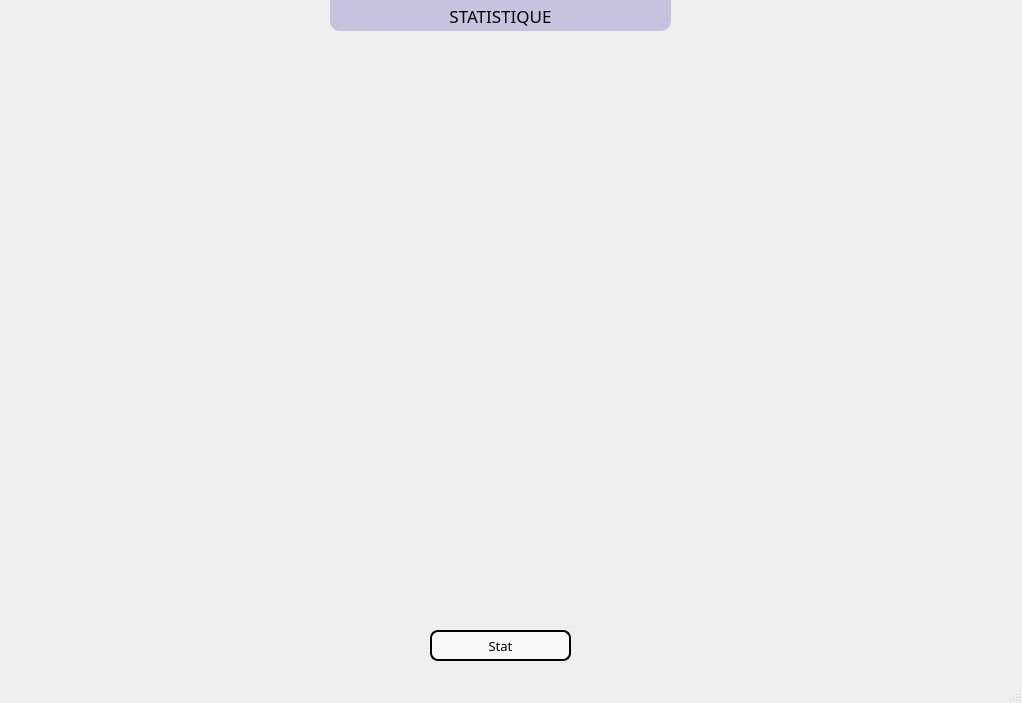
<?xml version="1.0" encoding="UTF-8"?>
<ui version="4.0">
 <class>Statistique</class>
 <widget class="QMainWindow" name="Statistique">
  <property name="geometry">
   <rect>
    <x>0</x>
    <y>0</y>
    <width>1022</width>
    <height>703</height>
   </rect>
  </property>
  <property name="windowTitle">
   <string>MainWindow</string>
  </property>
  <property name="styleSheet">
   <string notr="true"/>
  </property>
  <widget class="QWidget" name="centralwidget">
   <widget class="QLabel" name="label">
    <property name="geometry">
     <rect>
      <x>-10</x>
      <y>-10</y>
      <width>1041</width>
      <height>721</height>
     </rect>
    </property>
    <property name="styleSheet">
     <string notr="true">background-image: url(:/back55.jpg);
background-size: contain;
background-repeat: no-repeat;
background-position: center;</string>
    </property>
    <property name="text">
     <string/>
    </property>
   </widget>
   <widget class="QLabel" name="Res_Label_Titre">
    <property name="geometry">
     <rect>
      <x>330</x>
      <y>0</y>
      <width>341</width>
      <height>31</height>
     </rect>
    </property>
    <property name="font">
     <font>
      <family>LEMON MILK</family>
      <pointsize>13</pointsize>
     </font>
    </property>
    <property name="styleSheet">
     <string notr="true">background-color: rgba(35,10,152,50);
border-bottom-left-radius: 10px;
border-bottom-right-radius: 10px;</string>
    </property>
    <property name="text">
     <string>STATISTIQUE</string>
    </property>
    <property name="alignment">
     <set>Qt::AlignCenter</set>
    </property>
   </widget>
   <widget class="QLabel" name="Res_Label_Stats">
    <property name="geometry">
     <rect>
      <x>214</x>
      <y>71</y>
      <width>571</width>
      <height>521</height>
     </rect>
    </property>
    <property name="layoutDirection">
     <enum>Qt::LeftToRight</enum>
    </property>
    <property name="text">
     <string/>
    </property>
   </widget>
   <widget class="QPushButton" name="Rc_push_Stat">
    <property name="geometry">
     <rect>
      <x>430</x>
      <y>630</y>
      <width>141</width>
      <height>31</height>
     </rect>
    </property>
    <property name="font">
     <font>
      <family>Montserrat Medium</family>
      <pointsize>10</pointsize>
     </font>
    </property>
    <property name="styleSheet">
     <string notr="true">QPushButton {
    background-color: rgba(255, 255, 255, 150); /* Semi-transparent white */
    border: 2px solid black; /* Black border */
    border-radius: 8px;
    color: black; /* Default text color */
}

QPushButton:hover {
    background-color: rgba(255, 255, 255, 180); /* Slightly less transparent on hover */
    border: 2px solid black; /* Keep border black */
}
</string>
    </property>
    <property name="text">
     <string>Stat</string>
    </property>
   </widget>
  </widget>
  <widget class="QStatusBar" name="statusbar"/>
 </widget>
 <resources/>
 <connections/>
</ui>
